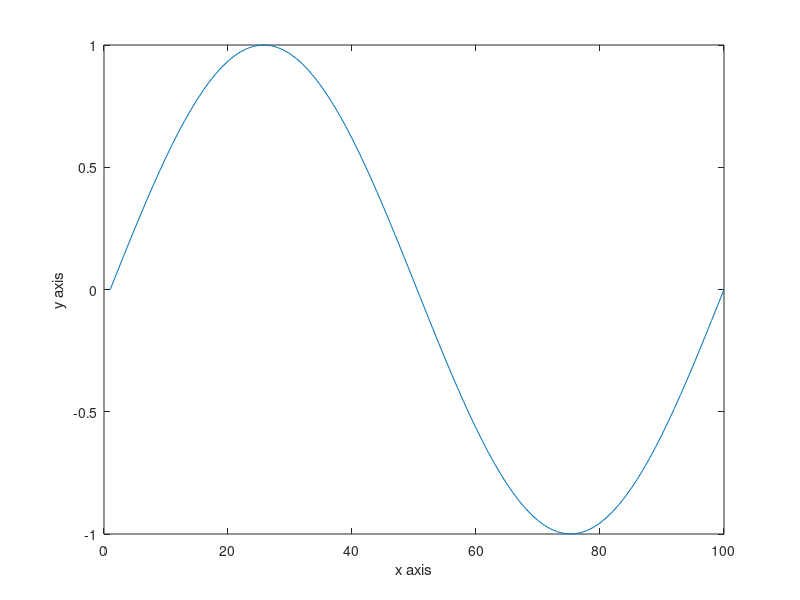

Write MATLAB code to recreate this figure.
%Cell Arrays:
mycv={'Mo2men',23,'electrical engineer',[1 2 3],true};
%disp(mycv)

%-----------------------------------------------------
%simple structure to store information about a person (name, age, city).
details.name ='mo2men';
details.city ='giza';
details.age =23;
disp(details.name)
disp(details.city)
disp(details.age)
%-----------------------------------------------------
%character array
firstname='Mo2men';
secondname='Mohamed';
fullname=[firstname, secondname];
disp(fullname);
%-----------------------------------------------------
%Conditional Statements (If)
number=2;
if (mod(4,2)==0)
    disp('even');
else
    disp('odd');
end
%-----------------------------------------------------
%for loop
for i=1:10
    disp(i)
end 
%-----------------------------------------------------
%plotting
x=linspace(0,2*pi,100);
y=sin(x)
plot(y)
xlabel('x axis')
ylabel('y axis')
    
